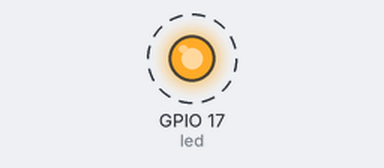
A program run on a simulated Raspberry Pi (BCM pin numbers). Parts: output pins drawn as LEDs (lit = HIGH). Dashed ring = blinking.

Above: at 0.5 s.
Timing chart, 0 to 4.6 s (numbered marks = the images above):
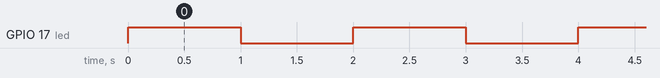

The program:

led.py
```python
'''Formato para Python
Nombre del archivo: led.py
Descripción: encender un led en modo blink
Autor: Héctor Castillo Guerra
Versión: 1.0'''
from gpiozero import LED
from time import sleep

led= LED(17)

while True:
    led.on()
    sleep(1)
    led.off()
    sleep(1)
    
```

Measured:
- by itself, GPIO 17 (led): alternates HIGH for 1.0 s and LOW for 1.0 s
